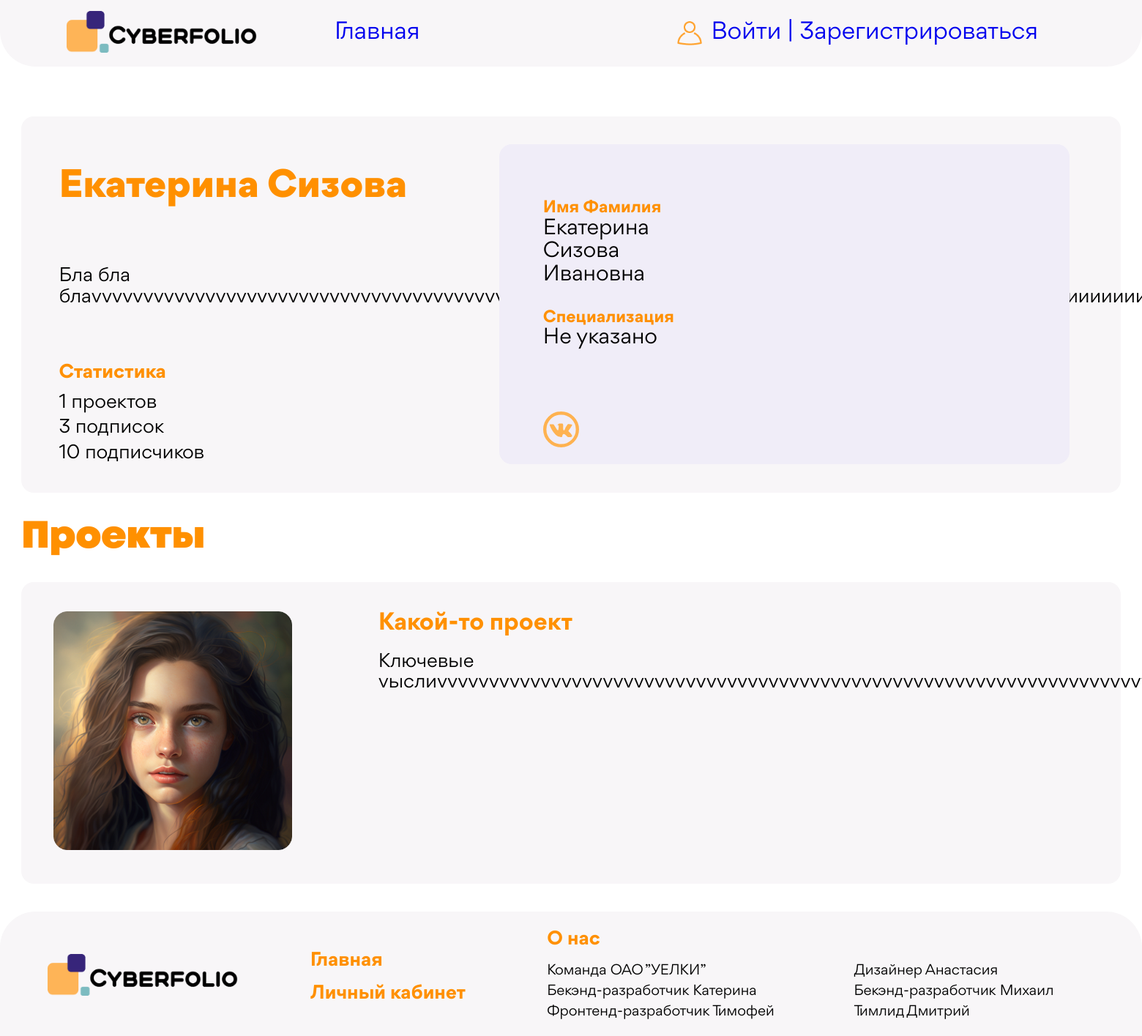
Page /profile/katrijein on the committed database.
### Accounts/models.py (models this page shows, shortened)
class User(AbstractUser):
    sur_sur_name = models.CharField(max_length=20, verbose_name="Фамилия",blank=True)
    slug = models.SlugField(verbose_name='Слаг', unique=True)
    descriptions = models.TextField(max_length=300, verbose_name='Описание',blank=True)
    email = models.EmailField(verbose_name='Почта',blank=True)
    spec = models.ForeignKey('Specs', db_index=True, on_delete=models.PROTECT, verbose_name="Специализация",blank=True, default=1)
    photo = models.ImageField(upload_to=user_directory_path, blank=True, verbose_name="Фото")
    time_create = models.DateTimeField(auto_now_add=True, verbose_name="Время создания")
    vk_url = models.URLField(max_length=128, blank=True, verbose_name='VK')
    hh_url = models.URLField(max_length=128,blank=True, verbose_name='HH')
    behance_url = models.URLField(max_length=128,blank=True,verbose_name='BH')
    def get_projects(self):
        return Project.objects.all().filter(user_id=self.id)
    def count_projects(self):
        return self.get_projects().count()
    def get_followers(self):
        return Follow.objects.all().filter(follow_from_id=self.id).values_list('follow_to', flat=True)
    def count_followers(self):
        return self.get_followers().count()
    def count_followings(self):
        return Follow.objects.all().filter(follow_to_id=self.id).count()
    class Meta:
        verbose_name = 'Юзер'
        verbose_name_plural = 'Юзеры'
        ordering = ['id']

class Specs(models.Model):
    name = models.CharField(max_length=40, verbose_name="Специализация")
    def __str__(self):
        return self.name
    class Meta:
        verbose_name = 'Специализация'
        verbose_name_plural = 'Специализации'
        ordering = ['id']

class Project(models.Model):
    slug = models.SlugField(verbose_name='Слаг', unique=False)
    name = models.CharField(max_length=50, db_index=True, verbose_name="Название")
    user = models.ForeignKey('User', on_delete=models.CASCADE, verbose_name="Автор проекта")
    type = models.ForeignKey('TypeProject', on_delete=models.PROTECT, verbose_name='Тип преокта', default=1)
    spec_proj = models.ForeignKey('SpecProject', on_delete=models.PROTECT, verbose_name='Специализация', default=1)
    sum_registred = models.IntegerField(default=0, verbose_name='Сумма оценок зареганных')
    count_registred = models.IntegerField(default=0, verbose_name='Количество оценок зареганных')
    sum_unregistred = models.IntegerField(default=0, verbose_name='Сумма оценок незареганных')
    count_unregistred = models.IntegerField(default=0, verbose_name='Количество оценок незареганных')
    descriptions = models.TextField(max_length=300, verbose_name='Описание')
    key_words= models.TextField(max_length=100, verbose_name='Ключевые слова')
    url = models.URLField(max_length=128,  blank=True, verbose_name='URL')
    time_developing = models.CharField(max_length=30,  verbose_name="Время разработки")
    teammate1 = models.URLField(max_length=128,  blank=True, verbose_name='Тиммейт1')
    teammate2 = models.URLField(max_length=128,  blank=True, verbose_name='Тиммейт2')
    teammate3 = models.URLField(max_length=128,  blank=True, verbose_name='Тиммейт3')
    teammate4 = models.URLField(max_length=128,  blank=True, verbose_name='Тиммейт4')
    teammate5 = models.URLField(max_length=128,  blank=True, verbose_name='Тиммейт5')
    avatar_image = models.ImageField(upload_to=project_directory_path, blank=True, verbose_name="Аватар")
    main_image = models.ImageField(upload_to=project_directory_path, blank=True, verbose_name="Основное фото")
    class Meta:
        verbose_name = 'Проект'
        verbose_name_plural = 'Проекты'
        ordering = ['id']

### Accounts/views.py (the view)
# urls.py: path('profile/<slug:slug>', Profile.as_view(), name='profile'),
class Profile(DetailView):
    model = User
    template_name = 'user_profile.html'
    context_object_name = 'user'
    def get(self, request, *args, **kwargs):
        slug = self.kwargs.get(self.slug_url_kwarg, None)
        user_profile = get_object_or_404(User,slug=slug)
        is_your_profile = False
        if request.user.is_authenticated:
            if user_profile.id == request.user.id:
                is_your_profile = True
        return render(request, 'user_profile.html', {'user': user_profile, 'is_your_profile': is_your_profile, 'projects':user_profile.get_projects(), 'title': slug})

### templates/user_profile.html (shortened to what this page needs)
{% extends 'base.html' %}
{% load static %}
{% block css %}
    <link rel="stylesheet" href="{% static 'css/normalize.css' %}">
    <link rel="stylesheet" href="{% static 'css/general_styles.css' %}">
    <link rel="stylesheet" href="{% static 'css/user-profile_styles.css' %}">
    <link href = "{% static 'fonts/stylesheet.css' %}" rel = "stylesheet" type = "text/css" />
{% endblock %}
{% block content %}
    <div class="container user-info-container">
        <div class="left-user-section">
            <h1 class="user-header">{{ user.first_name }} {{ user.last_name }}</h1>
            <p class="user-info user-text">{{ user.descriptions }}</p>
            <div class="user-statistic-container">
                <div class="user-statistic">
                    <div class="first-colum">
                        <h3 class="user-statistic-header">Статистика</h3>
                        <ul class="statistic-list">
                            <li class="statistic-item">{{ user.count_projects }} проектов</li>
                            <li class="statistic-item">{{ user.count_followers }} подписок</li>
                            <li class="statistic-item">{{ user.count_followings }} подписчиков</li>
                        </ul>
                    </div>
                </div>
            </div>
        </div>
        <div class="right-user-section">
            <div class="personal-user-info">
                <h4 class="personal-header">Имя Фамилия</h4>
                <p class="personal-item">{{ user.first_name }}</p>
                <p class="personal-item">{{ user.last_name}} </p>
                <p class="personal-item">{{user.sur_sur_name}} </p>
                <h4 class="personal-header">Специализация</h4>
                <p class="personal-item">{{ user.spec }}</p>
                <ul class="user-contacts">
                    {% if user.vk_url %}
                    <li class="contact-item">
                        <a href="{{ user.vk_url }}" class="contact">
                            <img src="{% static 'images/vk-icon.svg' %}" alt="" class="contact-img">
                        </a>
                    </li>
                    {% endif %}
                </ul>
            </div>
            <div class="user-avatar">
            </div>
        </div>
    </div>
    <div class="container second-container">
        <h1 class="projects-header">Проекты</h1>
    </div>
    {% for project in projects %}
        <div class="container third-container">
            <div class="project-avatar-aria">
                {% if project.avatar_image %}
                    <img src="{{ project.avatar_image.url }}" alt="" class="avatar">
                {% else %}
                    <img src="{% static '/images/user-image.png' %}" alt="" class="avatar">
                {% endif %}
            </div>
            <div class="project-info-aria">
                <div>
                    <h3 class="project-name">{{ project.name }}</h3>
                    <p class="project-info user-text">{{ project.key_words }}</p>
                </div>
                <div class="about-project-section">
                    <a href="{% url 'project' profile_slug=user.slug post_slug=project.slug %}" class="project-link">
                    </a>
                </div>
            </div>
        </div>
    {% endfor %}
{% endblock %}

### Accounts/static/css/general_styles.css (style rules this page uses)
body { background-image: url(../images/background.png); background-size: cover; background-repeat: no-repeat; }
p { margin: 0; }
a { text-decoration: none; }
ul { list-style: none; margin: 0; padding: 0; }
img { max-width: 100%; }
html { font-family: "Gordita"; }
* { box-sizing: border-box; }
.user-text { font-family: 'Gordita'; font-style: normal; font-weight: 400; font-size: 1.6667vw; line-height: 1.8229vw; }
.statistic-item:not(:last-child) { margin-bottom: 0.41vw; }
.user-statistic-header { display: inline; font-weight: 700; font-size: 1.66667vw; line-height: 1.8229vw; color: #FF9000; margin-bottom: 0.78125vw; margin-top: 0px; padding: 0px; }
.statistic-item { font-weight: 400; font-size: 1.66667vw; line-height: 1.8229vw; flex-wrap: nowrap; display: flex; margin-top: 0px; padding: 0px; }
.project-link { display: flex; flex-direction: row; align-items: center; margin-top: auto; }
.container { max-width: 100%; margin: 0; }
h1 { margin: 0; }

### Accounts/static/css/user-profile_styles.css (style rules this page uses)
html { margin: 0px; padding: 0px; }
.user-info-container { display: flex; height: 32.9167vw; background-color: #F8F6F8; padding-bottom: 2.5vw; padding-top: 2.396vw; position: relative; margin-top: 4.375vw; border-radius: 1.094vw; }
.container { width: 96.25vw; margin-right: auto; margin-left: auto; }
.left-user-section { display: flex; flex-direction: column; width: 41.823vw; padding-left: 3.28125vw; padding-right: 1.97vw; justify-content: space-between; }
.user-header { padding-top: 1.61458vw; font-weight: 900; font-size: 3.33333vw; color: #FF9000; line-height: 4.27083vw; }
.user-statistic-container { display: flex; flex-wrap: nowrap; }
.user-statistic { display: flex; flex-direction:row; width: 100%; justify-content:space-between; margin-top: 0px; }
.first-colum { display: flex; flex-direction: column; margin-top: 0px; padding: 0px; }
.user-statistic-header { display: inline; font-weight: 700; font-size: 1.66667vw; line-height: 1.8229vw; color: #FF9000; margin-bottom: 0.78125vw; margin-top: 0px; padding: 0px; }
.statistic-item:not(:last-child) { margin-bottom: 0.41vw; }
.statistic-item { font-weight: 400; font-size: 1.66667vw; line-height: 1.8229vw; flex-wrap: nowrap; display: flex; margin-top: 0px; padding: 0px; }
.right-user-section { display: flex; flex-direction: row; width: auto; background-color: #F0EDF8; padding-top: 2.917vw; padding-left: 3.854vw; padding-right: 1.979vw; margin-right: 1.5625vw; border-radius: 1.09375vw; }
.avatar { width: 20.88vw; max-width: 20.88vw; min-width: 20.88vw; margin-right: 3.125vw; }
.personal-item { font-weight: 400; font-size: 1.875vw; line-height: 2.03125vw; margin-top: 0px; margin-bottom: 0px; }
.personal-header { font-weight: 700; font-size: 1.4583vw; line-height: 1.5625vw; margin-bottom: 0px; color: #FF9000; }
.contact-img { max-width: 3.177vw; min-width: 3.177vw; }
.user-contacts { display: flex; flex-direction: row; margin-top: 5.364vw; }
.user-avatar { display: flex; flex-direction: column; align-items: end; margin-left: 8.646vw; }
.second-container { display: flex; flex-direction: row; justify-content: space-between; align-items: center; margin-top: 1.8229vw; margin-bottom: 1.77vw; }
h3 { margin: 0; padding: 0; }
.projects-header { font-family: 'Mont'; font-weight: 900; font-size: 3.3333vw; line-height: 4.27vw; color: #FF9000; }
.third-container { display: flex; flex-direction: row; background-color: #F8F6F8; padding: 2.552vw 2.8125vw 2.6vw 2.8125vw; margin-bottom: 2.448vw; border-radius: 1.1vw; }
.project-info-aria { display: flex; width: 100%; justify-content: space-between; flex-direction: column; margin-left: 4.427vw; }
.project-name { font-weight: 700; font-size: 2.08vw; line-height: 2.2396vw; color: #FF9000; margin-bottom: 1.25vw; }
.project-info { margin-top: 0px !important; }
.project-link { display: flex; flex-direction: row; align-items: center; justify-content: end; margin-top: auto; }

### rows in the picture
User: first_name "Екатерина", last_name "Сизова", descriptions "Бла бла…", count_projects "1", count_followers "3", count_followings "10", sur_sur_name "Ивановна", spec "Не указано"
Project: name "Какой-то проект", key_words "Ключевые…"
